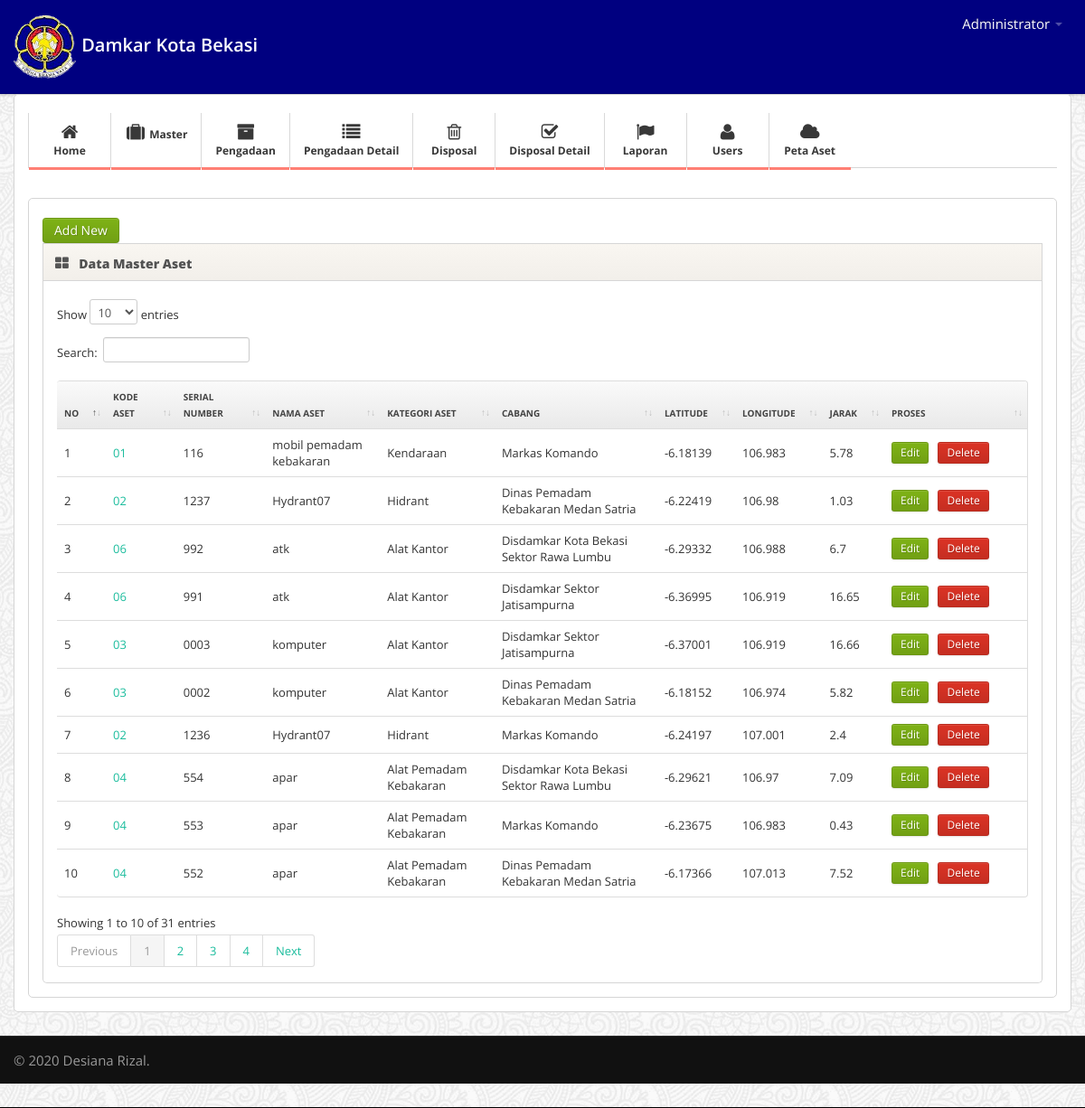
Page /admin@web/media.php?module=aset (signed in) on the committed database.
### tables this page shows
CREATE TABLE `aset` (
  `id_aset` int(11) NOT NULL,
  `kd_aset` varchar(45) DEFAULT NULL,
  `serial_number` varchar(45) DEFAULT NULL,
  `nama_aset` varchar(100) DEFAULT NULL,
  `id_kategoriaset` int(11) DEFAULT NULL,
  `id_cabang` int(11) DEFAULT NULL,
  `satuan` varchar(45) DEFAULT NULL,
  `harga_beli` varchar(45) DEFAULT NULL,
  `tgl_masuk` date DEFAULT NULL,
  `latitude` float DEFAULT NULL,
  `longitude` float DEFAULT NULL,
  `kondisi` enum('baik','rusak','disposal') DEFAULT NULL,
  `id_departement` int(11) DEFAULT NULL,
  `foto` varchar(45) DEFAULT NULL
);

CREATE TABLE `kategoriaset` (
  `id_kategoriaset` int(11) NOT NULL,
  `kd_kategoriaset` varchar(15) DEFAULT NULL,
  `nama_kategoriaset` varchar(45) DEFAULT NULL
);

CREATE TABLE `cabang` (
  `id_cabang` int(11) NOT NULL,
  `kd_cabang` varchar(45) DEFAULT NULL,
  `nama_cabang` varchar(45) DEFAULT NULL,
  `latitude` float NOT NULL,
  `longitude` float NOT NULL,
  `alamat` text NOT NULL
);

### admin@web/modul/mod_aset/aset.php (the view, shortened to what this page needs)
<?php
$aksi="modul/mod_aset/aksi_aset.php";
function hitungJarak($lokasi1_lat, $lokasi1_long, $lokasi2_lat, $lokasi2_long, $unit = 'km', $desimal = 2) {
 $derajat = rad2deg(acos((sin(deg2rad($lokasi1_lat))*sin(deg2rad($lokasi2_lat))) + (cos(deg2rad($lokasi1_lat))*cos(deg2rad($lokasi2_lat))*cos(deg2rad($lokasi1_long-$lokasi2_long)))));
 switch($unit) {
  case 'km':
   $jarak = $derajat * 111.13384;
   break;
 }
 return round($jarak, $desimal);
}
if (!isset($_GET['act'])) {
	 if ($_SESSION['leveluser']=='admin'){
	echo "
	<div class='widget-content'>
			<h3 class='box-title'><input type=button class='btn btn-success' value='Add New' onclick=\"window.location.href='?module=aset&act=tambah';\"></h3>";
		}
    else{
      $tampil=mysqli_query($koneksi,"SELECT * FROM users WHERE username='$_SESSION[namauser]'");
  echo"
	<div>";
}
echo"
	<div class='widget-header'>
		<i class='icon-th-large'></i>
		<h3>Data Master Aset</h3>
	</div>
	<div class='widget-content'>
		<div class='table-responsive'>
    <table id='example1' class='table table-bordered'>
			<thead>
				<tr>
					<th>No</th>
					<th>Kode Aset</th>
					<th>Serial Number</th>
					<th>Nama Aset</th>
					<th>Kategori Aset</th>
					<th>Cabang</th>
					<th>Latitude</th>
					<th>Longitude</th>
					<th>Jarak</th>
					<th width='120'>Proses </th>
				</tr>
			</thead>
			<tbody>";
			$tampil = mysqli_query($koneksi, "SELECT * FROM aset ORDER by id_aset DESC");
			$no = 1;
			while($r=mysqli_fetch_array($tampil)){
				$tampil2=mysqli_query($koneksi, "SELECT * FROM kategoriaset WHERE id_kategoriaset='$r[id_kategoriaset]'");
    			$r2=mysqli_fetch_array($tampil2);
    			$tampil3=mysqli_query($koneksi, "SELECT * FROM cabang WHERE id_cabang='$r[id_cabang]'");
    			$r3=mysqli_fetch_array($tampil3);
					$currentLat = "-6.233390";
					$currentLon = "106.981041";
					$destLat = $r['latitude'];
					$destLon = $r['longitude'];
				echo "
				<tr>
				 <td>$no</td>
				 <td><a href='?module=aset&act=detail&id=$r[id_aset]'>$r[kd_aset]</td>
				 <td>$r[serial_number]</td>
				 <td>$r[nama_aset]</td>
				 <td>$r2[nama_kategoriaset]</td>
				 <td>$r3[nama_cabang]</td>
				 <td>$r[latitude]</td>
				 <td>$r[longitude]</td>
				 <td>".hitungJarak($currentLat,$currentLon, $destLat, $destLon)."</td>
					<td align='center'>
						<a href='?module=aset&act=edit&id=$r[id_aset]' class='btn btn-small btn-success'>Edit</a> &nbsp;
						<a href='$aksi?module=aset&act=hapus&id=$r[id_aset]' class='btn btn-danger btn-small'>Delete</a>
					</td>
				</tr>";
					$no++;
				}
			echo "
			</tbody>
			</table>
		</div>
	</div>";
}
?>

### admin@web/css/style.css (style rules this page uses)
body { background: #f9f6f1; background-image: url('../img/body-bg.png'); font: 13px/1.7em 'Open Sans'; }
input, button, select, textarea { font-family: 'Open Sans'; }
.table td { vertical-align: middle; }
.table-bordered th { background: #E9E9E9; background:-moz-linear-gradient(top, #FAFAFA 0%, #E9E9E9 100%); background:-webkit-gradient(linear, left top, left bottom, color-stop(0%,#FAFAFA), color-stop(100%,#E9E9E9)); background:-webkit-linear-gradient(top, #FAFAFA 0%,#E9E9E9 100%); background:-o-linear-gradient(top, #FAFAFA 0%,#E9E9E9 100%); background:-ms-linear-gradient(top, #FAFAFA 0%,#E9E9E9 100%); background:linear-gradient(top, #FAFAFA 0%,#E9E9E9 100%); filter: progid:DXImageTransform.Microsoft.gradient(startColorstr='#FAFAFA', endColorstr='#E9E9E9'); -ms-filter: "progid:DXImageTransform.Microsoft.gradient(startColorstr='#FAFAFA', endColorstr='#E9E9E9')"; font-size: 10px; color: #444; text-transform: uppercase; }
.widget-header { position: relative; height: 40px; line-height: 40px; background: #f9f6f1; background:-moz-linear-gradient(top, #f9f6f1 0%, #f2efea 100%); background:-webkit-gradient(linear, left top, left bottom, color-stop(0%,#f9f6f1), color-stop(100%,#f2efea)); background:-webkit-linear-gradient(top, #f9f6f1 0%,#f2efea 100%); background:-o-linear-gradient(top, #f9f6f1 0%,#f2efea 100%); background:-ms-linear-gradient(top, #f9f6f1 0%,#f2efea 100%); background:linear-gradient(top, #f9f6f1 0%,#f2efea 100%); filter: progid:DXImageTransform.Microsoft.gradient(startColorstr='#f9f6f1', endColorstr='#f2efea'); -ms-filter: "progid:DXImageTransform.Microsoft.gradient(startColorstr='#f9f6f1', endColorstr='#f2efea')"; border: 1px solid #d6d6d6; -webkit-background-clip: padding-box; }
.widget-header h3 { position: relative; top: 2px; left: 10px; display: inline-block; margin-right: 3em; font-size: 14px; font-weight: 800; color: #525252; line-height: 18px; text-shadow: 1px 1px 2px rgba(255,255,255,.5); }
.widget-header [class^="icon-"], .widget-header [class*=" icon-"] { display: inline-block; margin-left: 13px; margin-right: -2px; font-size: 16px; color: #555; vertical-align: middle; }
.widget-content { padding: 20px 15px 15px; background: #FFF; border: 1px solid #D5D5D5; -moz-border-radius: 5px; -webkit-border-radius: 5px; border-radius: 5px; }
.widget-header+.widget-content { border-top: none; -webkit-border-top-left-radius: 0; -webkit-border-top-right-radius: 0; -moz-border-radius-topleft: 0; -moz-border-radius-topright: 0; border-top-left-radius: 0; border-top-right-radius: 0; }
.widget-content:before, .widget-content:after { content:""; display:table; }
.widget-content:after { clear:both; }
.widget-content { zoom:1; }

### rows in the picture
aset: kd_aset "01", serial_number "116", nama_aset "mobil pemadam kebakaran", id_kategoriaset.nama_kategoriaset "Kendaraan", id_cabang.nama_cabang "Markas Komando", latitude "-6.18139", longitude "106.983", latitude+longitude "5.78"
aset: kd_aset "02", serial_number "1237", nama_aset "Hydrant07", id_kategoriaset.nama_kategoriaset "Hidrant", id_cabang.nama_cabang "Dinas Pemadam Kebakaran Medan Satria", latitude "-6.22419", longitude "106.98", latitude+longitude "1.03"
aset: kd_aset "06", serial_number "992", nama_aset "atk", id_kategoriaset.nama_kategoriaset "Alat Kantor", id_cabang.nama_cabang "Disdamkar Kota Bekasi Sektor Rawa Lumbu", latitude "-6.29332", longitude "106.988", latitude+longitude "6.7"
aset: kd_aset "06", serial_number "991", nama_aset "atk", id_kategoriaset.nama_kategoriaset "Alat Kantor", id_cabang.nama_cabang "Disdamkar Sektor Jatisampurna", latitude "-6.36995", longitude "106.919", latitude+longitude "16.65"
aset: kd_aset "03", serial_number "0003", nama_aset "komputer", id_kategoriaset.nama_kategoriaset "Alat Kantor", id_cabang.nama_cabang "Disdamkar Sektor Jatisampurna", latitude "-6.37001", longitude "106.919", latitude+longitude "16.66"
aset: kd_aset "03", serial_number "0002", nama_aset "komputer", id_kategoriaset.nama_kategoriaset "Alat Kantor", id_cabang.nama_cabang "Dinas Pemadam Kebakaran Medan Satria", latitude "-6.18152", longitude "106.974", latitude+longitude "5.82"
aset: kd_aset "02", serial_number "1236", nama_aset "Hydrant07", id_kategoriaset.nama_kategoriaset "Hidrant", id_cabang.nama_cabang "Markas Komando", latitude "-6.24197", longitude "107.001", latitude+longitude "2.4"
aset: kd_aset "04", serial_number "554", nama_aset "apar", id_kategoriaset.nama_kategoriaset "Alat Pemadam Kebakaran", id_cabang.nama_cabang "Disdamkar Kota Bekasi Sektor Rawa Lumbu", latitude "-6.29621", longitude "106.97", latitude+longitude "7.09"
aset: kd_aset "04", serial_number "553", nama_aset "apar", id_kategoriaset.nama_kategoriaset "Alat Pemadam Kebakaran", id_cabang.nama_cabang "Markas Komando", latitude "-6.23675", longitude "106.983", latitude+longitude "0.43"
aset: kd_aset "04", serial_number "552", nama_aset "apar", id_kategoriaset.nama_kategoriaset "Alat Pemadam Kebakaran", id_cabang.nama_cabang "Dinas Pemadam Kebakaran Medan Satria", latitude "-6.17366", longitude "107.013", latitude+longitude "7.52"

### other values in the picture
$_SESSION[namalengkap] "Administrator"
